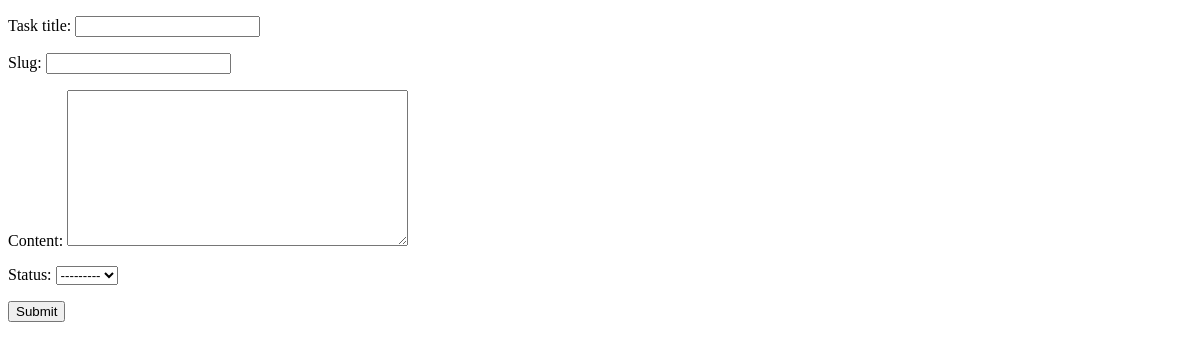
/, run on an earlier commit of the app's database.
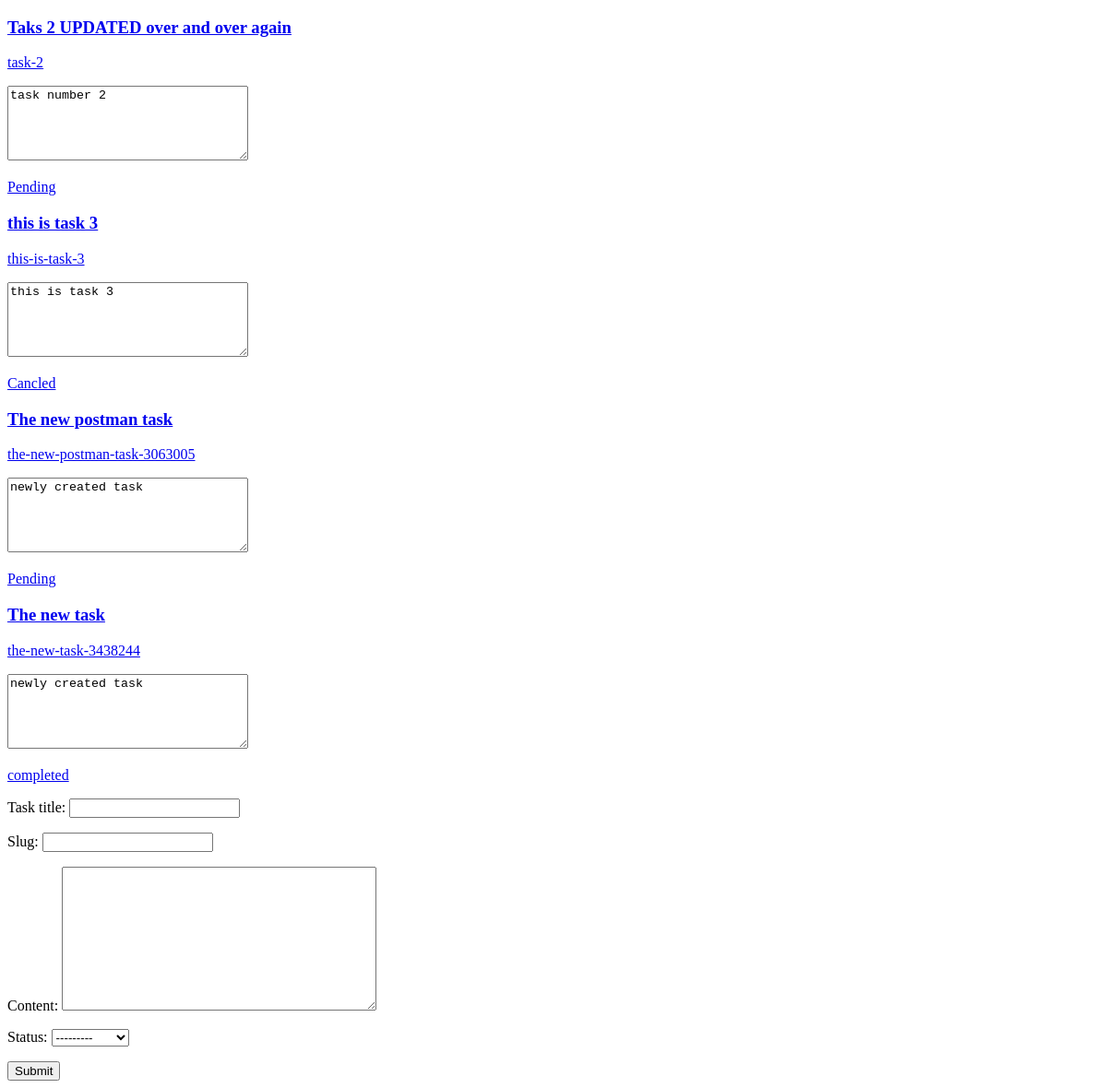
And on a later commit of the database.
### App/models.py (models this page shows, shortened)
class Task(models.Model):
    Task_title = models.CharField(max_length=250)
    Slug = models.SlugField(max_length=250, null=True, blank=True)
    Content = models.TextField(max_length=1000, null=True, blank =True)
    status = models.ForeignKey(Status,  on_delete=models.CASCADE)

class Status(models.Model):
    State = models.CharField(max_length=200)
    def __str__(self):
        return self.State

### App/views.py (the view)
# urls.py: path("", Index, name="index"),
def Index(request):
    tasks = Task.objects.all()
    form = TaskForm()
    if request.method == "POST":
        form = TaskForm(request.POST)
        if form.is_valid():
            form.save()
            return redirect("index")
    context = {
        "tasks": tasks,
        "form": form,
    }
    return render(request, "index.html", context)

### App/forms.py
class TaskForm(ModelForm):
    class Meta:
        model = Task
        fields = [
            'Task_title',
            'Slug',
            'Content',
            'status'
        ]

### templates/index.html (shortened to what this page needs)
<!DOCTYPE html>
<html lang="en">
<head>
</head>
<body>
    {% for task in tasks %}
    <a href="{% url 'detail' task.Slug %}">
        <div class="task_container">
            <div class="task">
                <h3 class="task_title">{{task.Task_title}}</h3>
                <p>{{task.Slug}}</p>
                <textarea name="" id="" cols="30" rows="5" class="Content">{{task.Content}}</textarea>
                <p>{{task.status}}</p>
            </div>
        </div>
    </a>
    {% endfor %}
    <form action="" method="post">
        {{form.as_p}}
        <input type="submit" name="" id="">
    </form>
</body>
</html>

What changed in the data, as far as the page shows it:
added Task: Task_title "Taks 2 UPDATED over and over again", Slug "task-2", Content "task number 2", status "Pending"
added Task: Task_title "this is task 3", Slug "this-is-task-3", Content "this is task 3", status "Cancled"
added Task: Task_title "The new postman task", Slug "the-new-postman-task-3063005", Content "newly created task", status "Pending"
added Task: Task_title "The new task", Slug "the-new-task-3438244", Content "newly created task", status "completed"
